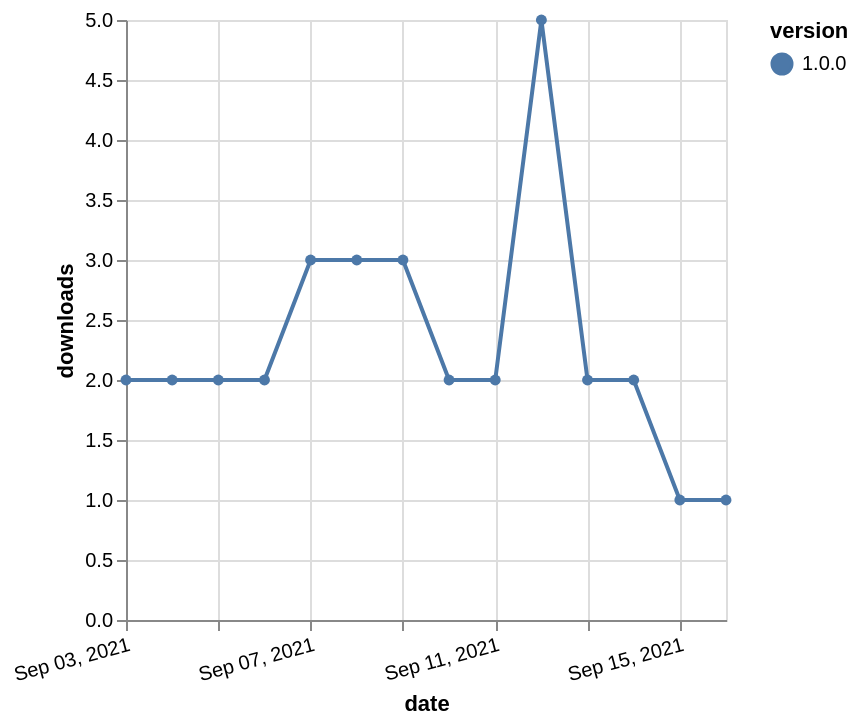

Write the Vega-Lite specification saved for this chart.
### Vega-Lite specification from a JSON file in a GitHub repository (floating-point values rounded to 4 significant figures)
{"$schema": "https://vega.github.io/schema/vega-lite/v5.json", "description": "A simple bar chart with embedded data.", "data": {"values": [{"date": "2021-09-03", "total": 2625, "delta": 2, "version": "1.0.0"}, {"date": "2021-09-04", "total": 2627, "delta": 2, "version": "1.0.0"}, {"date": "2021-09-05", "total": 2629, "delta": 2, "version": "1.0.0"}, {"date": "2021-09-06", "total": 2631, "delta": 2, "version": "1.0.0"}, {"date": "2021-09-07", "total": 2634, "delta": 3, "version": "1.0.0"}, {"date": "2021-09-08", "total": 2637, "delta": 3, "version": "1.0.0"}, {"date": "2021-09-09", "total": 2640, "delta": 3, "version": "1.0.0"}, {"date": "2021-09-10", "total": 2642, "delta": 2, "version": "1.0.0"}, {"date": "2021-09-11", "total": 2644, "delta": 2, "version": "1.0.0"}, {"date": "2021-09-12", "total": 2649, "delta": 5, "version": "1.0.0"}, {"date": "2021-09-13", "total": 2651, "delta": 2, "version": "1.0.0"}, {"date": "2021-09-14", "total": 2653, "delta": 2, "version": "1.0.0"}, {"date": "2021-09-15", "total": 2654, "delta": 1, "version": "1.0.0"}, {"date": "2021-09-16", "total": 2655, "delta": 1, "version": "1.0.0"}]}, "width": "container", "mark": {"type": "line", "point": {"filled": true}}, "encoding": {"x": {"field": "date", "type": "temporal", "timeUnit": "yearmonthdate", "title": "date", "axis": {"labelAngle": -15}}, "y": {"field": "delta", "type": "quantitative", "title": "downloads"}, "color": {"field": "version", "type": "nominal"}, "tooltip": {"field": "delta"}}}
